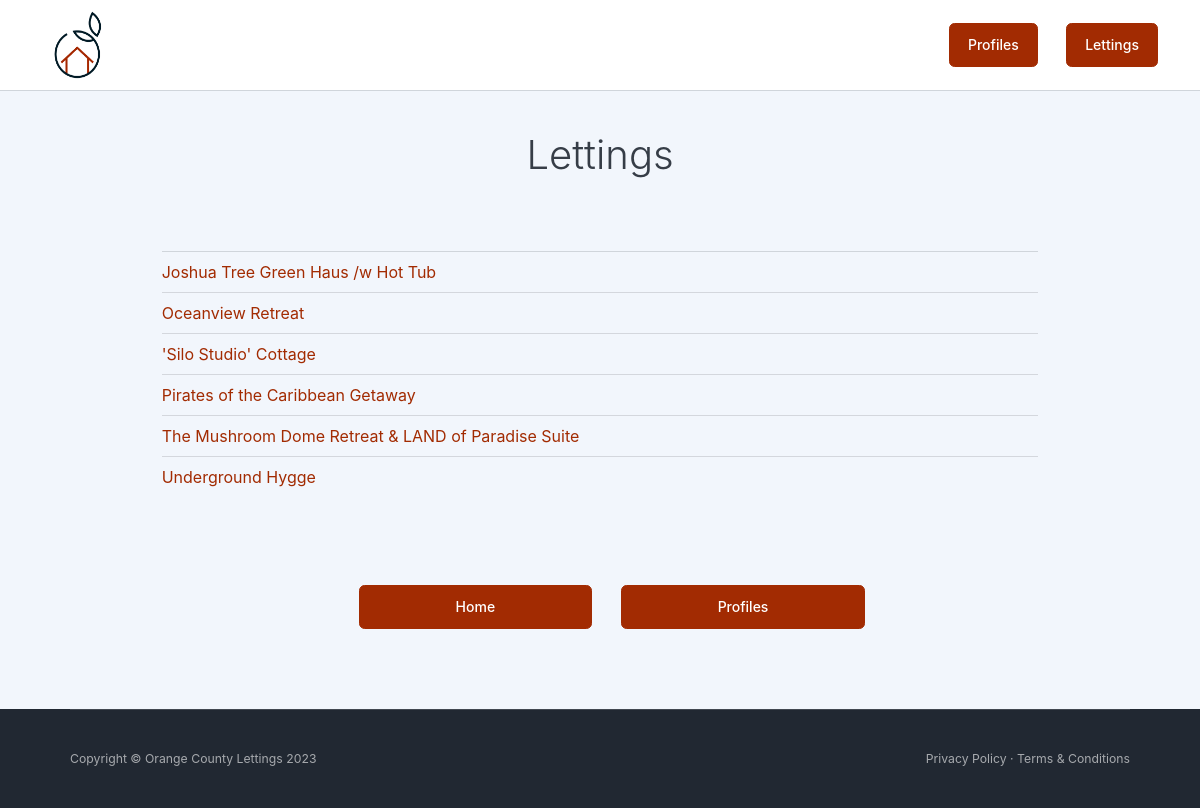
/lettings/, run on an earlier commit of the app's database.
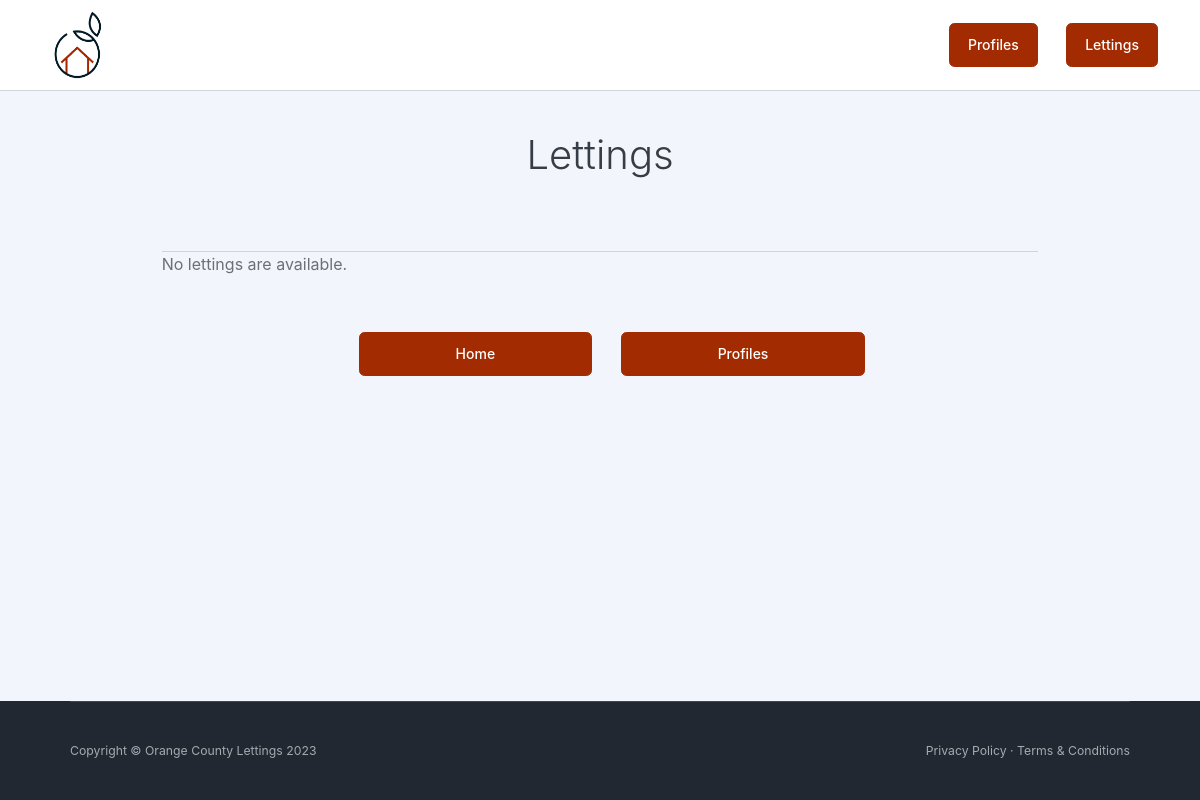
And on a later commit of the database.
### lettings/models.py (models this page shows, shortened)
class Letting(models.Model):
    title = models.CharField(max_length=256)
    address = models.OneToOneField(Address, on_delete=models.CASCADE)

### lettings/views.py (the view)
# urls.py: path("", views.index, name="index"),
@log_function_call
def index(request):
    log_info("Fetching all lettings for index page")
    lettings_list = Letting.objects.all()
    context = {"lettings_list": lettings_list}
    return render(request, "lettings/index.html", context)

### oc_lettings_site/utils/logging_utils.py (called while the page is built)
def log_info(message):
    logger.info(message)

def log_function_call(func):
    @wraps(func)
    def wrapper(*args, **kwargs):
        func_name = func.__name__
        log_info(f"Calling {func_name} with args={args}, kwargs={kwargs}")
        try:
            result = func(*args, **kwargs)
            log_info(f"{func_name} executed successfully")
            return result
        except Exception as e:
            log_exception(f"Exception in {func_name}", e)
            raise
    return wrapper

### lettings/templates/lettings/index.html (shortened to what this page needs)
{% extends "base.html" %}
{% block content %}
<div class="container px-5 py-5 text-center">
    <div class="row justify-content-center">
        <div class="col-lg-8">
            <h1 class="page-header-ui-title mb-3 display-6">Lettings</h1>
        </div>
    </div>
</div>
<div class="container px-5">
    <div class="row gx-5 justify-content-center">
        <div class="col-lg-10">
            <hr class="mb-0" />
            {% if lettings_list %}
                <ul class="list-group list-group-flush list-group-careers">
                    {% for letting in lettings_list %}
                        <li class="list-group-item">
                            <a href="{% url 'lettings:letting' letting_id=letting.id %}">{{ letting.title }}</a>
                        </li>
                    {% endfor %}
                </ul>
            {% else %}
                <p>No lettings are available.</p>
            {% endif %}
        </div>
    </div>
</div>
<div class="container px-5 py-5 text-center">
    <div class="justify-content-center">
        <a class="btn fw-500 ms-lg-4 btn-primary px-10" href="{% url 'index' %}">
            Home
        </a>
        <a class="btn fw-500 ms-lg-4 btn-primary px-10" href="{% url 'profiles:index' %}">
            Profiles
        </a>
    </div>
</div>
{% endblock %}

What changed in the data, as far as the page shows it:
removed Letting: title "Joshua Tree Green Haus /w Hot Tub"
removed Letting: title "Oceanview Retreat"
removed Letting: title "'Silo Studio' Cottage"
removed Letting: title "Pirates of the Caribbean Getaway"
removed Letting: title "The Mushroom Dome Retreat & LAND of Paradise Suite"
removed Letting: title "Underground Hygge"
Also different on the page:
text now shown: "No lettings are available."
